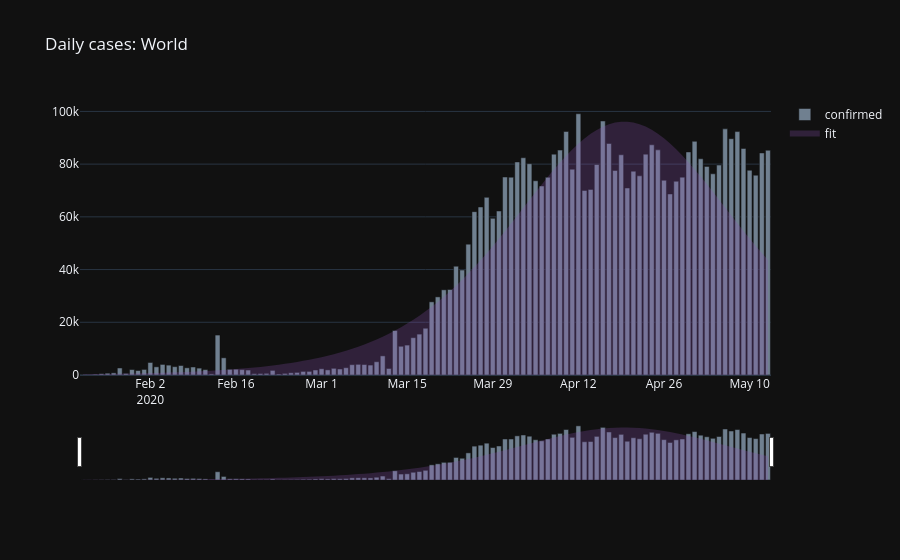

This figure's notebook cell:
### Markdown cell above
### Plot daily cases + model fit

### Code cell
fig = go.Figure()

fig.add_trace(go.Bar(
    x=model.dtf.index,
    y=model.dtf["daily_cases"],
    name='confirmed',
    marker_color='slategrey')
)

fig.add_trace(go.Scatter(
    x=model.dtf.index,
    y=model.dtf["delta_fit_data"],
    mode='none',
    name='fit',
    fill='tozeroy',
    fillcolor='rgba(140, 80, 180, 0.25)'
))

# add slider
fig.update_xaxes(
    rangeslider_visible=True
)

# set background color
fig.update_layout(
    title="Daily cases: " + country,
    template='plotly_dark'
)
